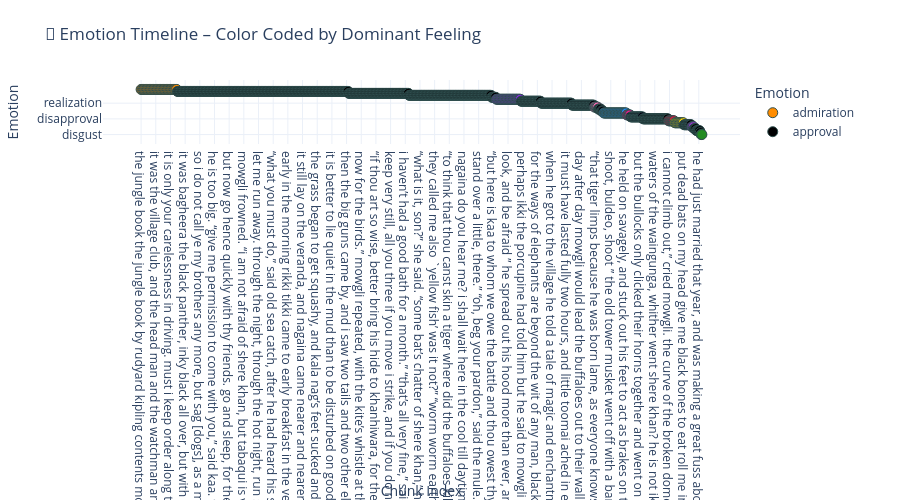

The code cell stored with this chart in its notebook:
### Code cell
import plotly.express as px

# Define your color palette (you can add more if needed)
emotion_colors = {
    "joy": "#FFD700",         # gold
    "sadness": "#1E90FF",     # dodger blue
    "anger": "#DC143C",       # crimson
    "fear": "#8A2BE2",        # blueviolet
    "surprise": "#FF69B4",    # hot pink
    "disgust": "#228B22",     # forest green
    "admiration": "#FF8C00",  # dark orange
    "pride": "#9932CC",       # dark orchid
    "neutral": "#A9A9A9",     # dark gray
    "love": "#FF1493",        # deep pink
    # add more as needed
}

fig = px.scatter(
    df,
    x="chunk",
    y="effective_emotion",
    color="effective_emotion",
    color_discrete_map=emotion_colors,
    hover_data={
        "chunk": True,
        "effective_emotion": True,
        "Predicted_Emotion": True,
        "Top_3_Emotions": True
    },
    labels={"chunk": "Chunk Index", "effective_emotion": "Emotion"},
    title="🎨 Emotion Timeline – Color Coded by Dominant Feeling",
    height=500
)

fig.update_traces(marker=dict(size=10, line=dict(width=1, color="DarkSlateGrey")))
fig.update_layout(template="plotly_white", showlegend=True)
fig.show()
